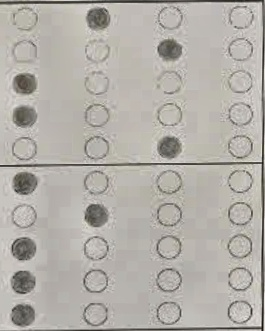
#> input picture SourceCode/PythonModule/output/subregions_left/left_subregion_2.jpg, 265 x 331 px
$ python testDetectAnswer.py
#> lines starting #> are read from the running program, lines starting #| are printed output that depends on the picture; after the words box and inside, x2 and y2 are one past the last pixel; in counts of white or black regions, pixels touching at a corner belong together
import cv2
import numpy as np
import os
import matplotlib.pyplot as plt

def detect_answers(image_path, output_folder='recog'):
    # Create output folder if it doesn't exist
#> called with output_folder = 'recog'
    if not os.path.exists(output_folder):
        os.makedirs(output_folder)

    # Read the image
    image = cv2.imread(image_path)
#> image is the input picture: shape (331, 265, 3); mean B, G, R 168.3, 174.5, 178.2
    if image is None:
        raise Exception(f"Could not read image at {image_path}")

    # Convert to grayscale
    gray = cv2.cvtColor(image, cv2.COLOR_BGR2GRAY)

    # Save original grayscale for visualization
    cv2.imwrite(os.path.join(output_folder, "grayscale.jpg"), gray)

    # Apply preprocessing to enhance the contrast
    gray = cv2.GaussianBlur(gray, (5, 5), 0)
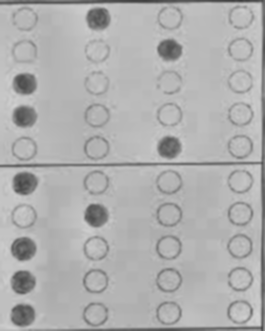
#> gray: shape (331, 265); min 61, max 211, mean 174.7

    # Use adaptive thresholding instead of global
    binary = cv2.adaptiveThreshold(gray, 255, cv2.ADAPTIVE_THRESH_GAUSSIAN_C,
                                   cv2.THRESH_BINARY_INV, 11, 2)
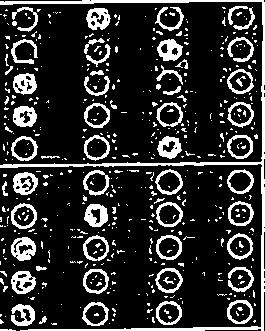
#> binary: shape (331, 265); 18.7% white; 526 white regions (461 under 20 px), largest, box (x1, y1, x2, y2) and area: (0, 0, 265, 331) 3142, (11, 237, 36, 261) 363, (84, 204, 108, 227) 352

    # Save binary image for debugging
    cv2.imwrite(os.path.join(output_folder, "binary.jpg"), binary)

    # Detect circles using Hough Circle Transform
    circles = cv2.HoughCircles(
        gray,
        cv2.HOUGH_GRADIENT,
        dp=1,
        minDist=20,
        param1=50,
        param2=30,
        minRadius=8,
        maxRadius=20
    )
#> circles = 29 rows, first 8: [95.5, 182.5, 12.5], [96.5, 147.5, 12.5], [95.5, 313.5, 12.5], [24.5, 148.5, 12.5], [239.5, 146.5, 12.5], [168.5, 247.5, 12.5], [23.5, 216.5, 13], [168.5, 214.5, 12.5]

    # Create a visualization image
    vis_image = image.copy()

    # Initialize grid for answers
    # We know there are 5 rows (questions) and 4 columns (A, B, C, D)
    num_rows = 5
    num_cols = 4

    # Calculate approximate grid positions
    height, width = gray.shape
#> height = 331; width = 265
    row_height = height / num_rows
#> row_height = 66.2
    col_width = width / num_cols
#> col_width = 66.25

    # Create grid cells
    grid = []
    for r in range(num_rows):
        row = []
        for c in range(num_cols):
            # Calculate cell center
            center_x = int(col_width * (c + 0.5))
            center_y = int(row_height * (r + 0.5))
            row.append((center_x, center_y))
        grid.append(row)

    # Draw grid for visualization
    grid_image = image.copy()
    for r in range(num_rows):
        for c in range(num_cols):
            x, y = grid[r][c]
            cv2.circle(grid_image, (x, y), 14, (0, 255, 0), 1)
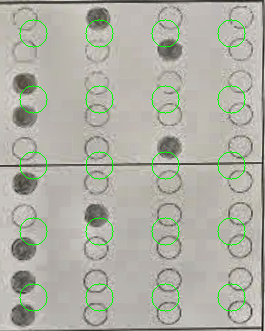
#> grid_image: shape (331, 265, 3); 1.73% of pixels changed, all inside (x1, y1, x2, y2) = (19, 19, 246, 312)

    # Save grid visualization
    cv2.imwrite(os.path.join(output_folder, "grid.jpg"), grid_image)

    # Initialize results
    results = []

    # For each row (question), find the darkest circle
    for r in range(num_rows):
        darkest_val = 255
        darkest_idx = -1

        for c in range(num_cols):
            center_x, center_y = grid[r][c]

            # Create a mask for sampling the area around this grid point
            mask = np.zeros(gray.shape, dtype=np.uint8)
            cv2.circle(mask, (center_x, center_y), 10, 255, -1)

            # Get mean pixel value in this circle area
            mean_val = np.mean(gray[mask > 0])

            # Debug: Draw the sampling area and add text with mean value
            cv2.circle(vis_image, (center_x, center_y), 10, (0, 0, 255), 2)
            cv2.putText(vis_image, f"{mean_val:.1f}", (center_x-15, center_y+25),
                        cv2.FONT_HERSHEY_SIMPLEX, 0.4, (0, 0, 255), 1)

            # Check if this is the darkest so far for this row
            if mean_val < darkest_val:
                darkest_val = mean_val
                darkest_idx = c

        # Mark the darkest (selected) answer
        if darkest_idx != -1:
            answer_x, answer_y = grid[r][darkest_idx]
            cv2.circle(vis_image, (answer_x, answer_y), 12, (0, 255, 0), 3)
            answer = chr(65 + darkest_idx)  # 'A', 'B', 'C', or 'D'
            results.append((r+1, answer))
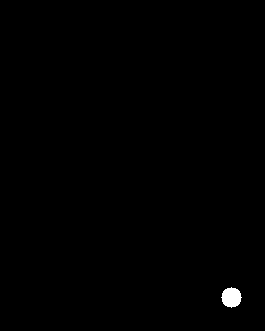
#> mask: shape (331, 265); 0.36% white; 1 white region, box (x1, y1, x2, y2) and area: (221, 287, 242, 308) 317
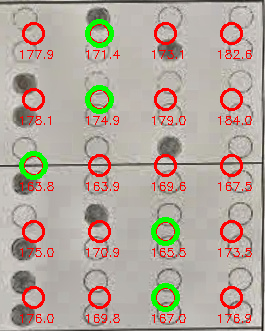
#> vis_image: shape (331, 265, 3); 7.45% of pixels changed, all inside (x1, y1, x2, y2) = (19, 19, 252, 323)
#> after the loop, results = [(1, 'B'), (2, 'B'), (3, 'A'), (4, 'C'), (5, 'C')]

    # Save visualization
    cv2.imwrite(os.path.join(output_folder, "detected_answers.jpg"), vis_image)

    # Save results to file
    with open(os.path.join(output_folder, "results.txt"), "w") as f:
        for question, answer in results:
            f.write(f"Question {question}: {answer}\n")
#> this loop made 5 passes
#> answer on passes 1 to 5: 'B', 'B', 'A', 'C', 'C'

    return results

if __name__ == "__main__":
    # Run the detection
    image_path = r'output/subregions_left/left_subregion_2.jpg' # Change to your image path
    results = detect_answers(image_path)
#> results = [(1, 'B'), (2, 'B'), (3, 'A'), (4, 'C'), (5, 'C')]

    # Print the results
    print("Detected answers:")
    for question, answer in results:
        print(f"Question {question}: {answer}")
